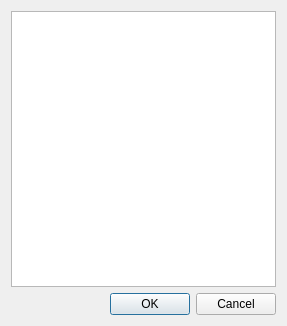
<?xml version="1.0" encoding="UTF-8"?>
<ui version="4.0">
 <class>DirectoryTree</class>
 <widget class="QDialog" name="DirectoryTree">
  <property name="geometry">
   <rect>
    <x>0</x>
    <y>0</y>
    <width>287</width>
    <height>326</height>
   </rect>
  </property>
  <property name="windowTitle">
   <string>Please Select a Folder</string>
  </property>
  <layout class="QVBoxLayout" name="verticalLayout">
   <item>
    <widget class="QTreeView" name="tVDirs">
     <property name="sortingEnabled">
      <bool>true</bool>
     </property>
     <property name="animated">
      <bool>false</bool>
     </property>
     <attribute name="headerVisible">
      <bool>false</bool>
     </attribute>
    </widget>
   </item>
   <item>
    <widget class="QDialogButtonBox" name="buttonBox">
     <property name="orientation">
      <enum>Qt::Horizontal</enum>
     </property>
     <property name="standardButtons">
      <set>QDialogButtonBox::Cancel|QDialogButtonBox::Ok</set>
     </property>
    </widget>
   </item>
  </layout>
 </widget>
 <resources/>
 <connections>
  <connection>
   <sender>buttonBox</sender>
   <signal>accepted()</signal>
   <receiver>DirectoryTree</receiver>
   <slot>accept()</slot>
   <hints>
    <hint type="sourcelabel">
     <x>248</x>
     <y>254</y>
    </hint>
    <hint type="destinationlabel">
     <x>157</x>
     <y>274</y>
    </hint>
   </hints>
  </connection>
  <connection>
   <sender>buttonBox</sender>
   <signal>rejected()</signal>
   <receiver>DirectoryTree</receiver>
   <slot>reject()</slot>
   <hints>
    <hint type="sourcelabel">
     <x>316</x>
     <y>260</y>
    </hint>
    <hint type="destinationlabel">
     <x>286</x>
     <y>274</y>
    </hint>
   </hints>
  </connection>
 </connections>
</ui>
